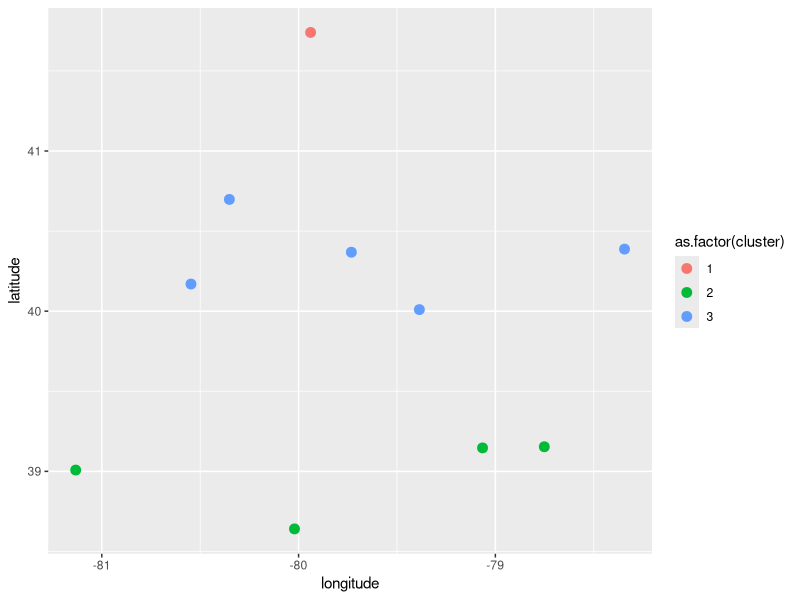

R code for this plot:
# Load required packages
library(geosphere)

# Create a data frame with latitude and longitude variables
df <- data.frame(
  id = 1:10,
  latitude = rnorm(10, 40, 1),
  longitude = rnorm(10, -80, 1)
)

# Compute the distance matrix between all pairs of points
dist_matrix <- distm(df[, c("longitude", "latitude")])

# Run k-means clustering on the distance matrix
k <- 3
clusters <- kmeans(dist_matrix, centers = k)

# Assign cluster IDs to the original data frame
df$cluster <- clusters$cluster

# Print the results
print(df)


require(ggplot2)

ggplot(df)+
  geom_point(aes(longitude, latitude, color = as.factor(cluster)), size = 3)


# Unscrambling GeoJSON ----------------------------------------------------


# load required packages
library(dplyr)
library(jsonlite)

# create sample data frame with GeoJSON column
df <- data.frame(geojson = c("{\"type\":\"Point\",\"coordinates\":[-46.450219341389875,-19.420183266845367]}",
                             "{\"type\":\"Point\",\"coordinates\":[-122.4194,37.7749]}"))

extract_latitude <- function(geojson) {
  # parse GeoJSON string as JSON object
  geojson_obj <- parse_json(geojson)
  # extract coordinates from JSON object
  return(geojson_obj$coordinates[[2]])

}

extract_longitude <- function(geojson) {
  # parse GeoJSON string as JSON object
  geojson_obj <- parse_json(geojson)
  # extract coordinates from JSON object
  return(geojson_obj$coordinates[[1]])
  
}

# update existing data frame with latitude and longitude columns
df <- df %>%
  mutate(LAT = apply(df %>% select(geojson), 1, extract_latitude)) %>%
  mutate(LON = apply(df %>% select(geojson), 1, extract_longitude))
